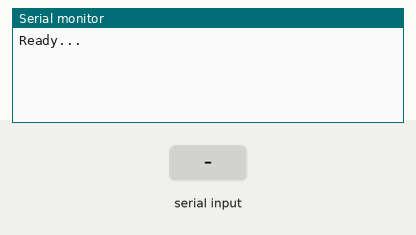
Recording of a sketch running on a simulated Arduino Uno, built with avr-gcc and run on an emulated ATmega328P. Parts: the last lines printed to the serial monitor. The inputs (shaded band) are chosen by the test bench.

Above: at 1.2 s.
1.3 s: "1" received over Serial
At 1.51 s:
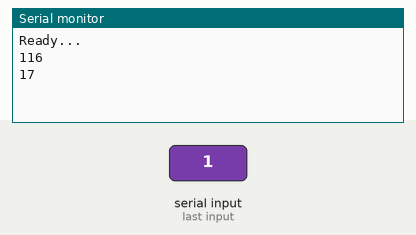
3.0 s: "2" received over Serial
At 4.2 s:
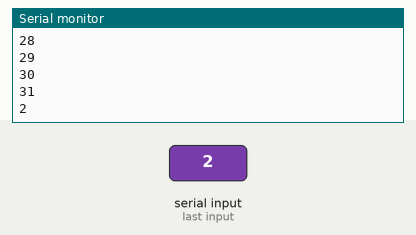
4.5 s: "0" received over Serial
At 5.7 s:
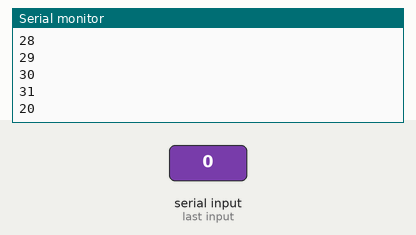
Timing chart, 0 to 7.5 s (numbered marks = the images above; inputs shaded):
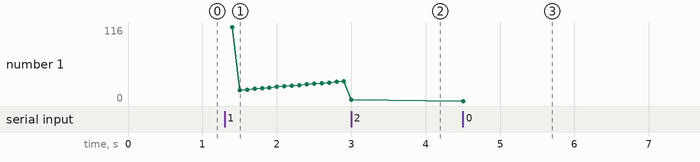

The sketch:

Serial_2way_control2.ino
```cpp
//若   受到"1" 表示一直印出i的值
//若   受到"2" 表示停止印出i的值
int i=1;
boolean play=false;//控制是否要顯示 i值的變數
void setup() {
  Serial.begin(9600);
  Serial.println("Ready...");
}

void loop() {
 i++;
 if(Serial.available()>0){
    char c=Serial.read();
    Serial.print(c);
    if (c == '1'){//讀一個字元
     play = true;
    }
    else if(c =='2'){
      play = false;
    }
 }
 if(play){
   Serial.println(i);
  }
delay(100);

}
```

Measured:
- after the input at 1.3 s, the serial monitor: prints a new line after 0.10 s (image 1)
- after the input at 3.0 s, the serial monitor: prints a new line at once (image 2)
- after the input at 4.5 s, the serial monitor: prints a new line at once (image 3)
- plotted number 1: 31 → 2 after the input at 3.0 s, 2 → 0 after the input at 4.5 s
